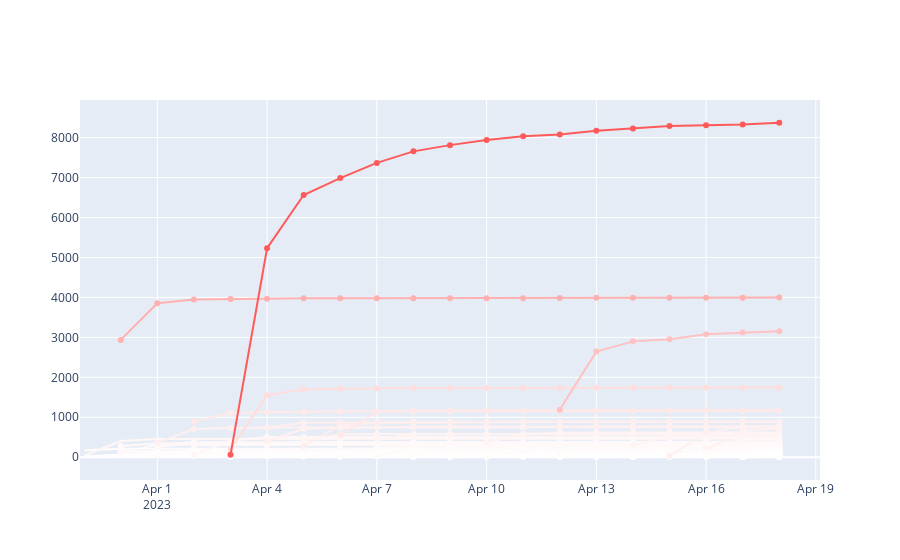

Source (notebook cell):
### Code cell
color_tuple = [255, 90, 90]
color_tuple = [255-c for c in color_tuple]

col = 'retweetCount'

def to_rgb_gradient(color_tuple, value):
    fac = value/df2[col].max()
    code = '#'+''.join([re.sub('0x', '', hex(255-int(c*fac))).zfill(2) for c in color_tuple])
    return code


fig = go.Figure()
for gp in temp:
    tid = gp[0]
    value_list = list(gp[1][col])
    scrapDate_list = list(gp[1]['scrapDate'])

    fig.add_trace(go.Scatter(x=scrapDate_list,
                             y=value_list,
                            # mode='lines',
                            name='lines',
                            showlegend = False,
                            line=dict(color=to_rgb_gradient(color_tuple, value_list[-1])),
                            hovertemplate =
                            '<b>retweetCount</b>: %{y:.0f}'+
                            '<br><b>Date</b>: %{x}'+
                            '<br>%{text}',
                            text=['tid: '+str(tid)+'<br><br>content: '+list(df2[df2['tid'] == tid]['renderedContent'])[0][:150] for i in range(len(value_list))]
                    ))
 
fig.show()
